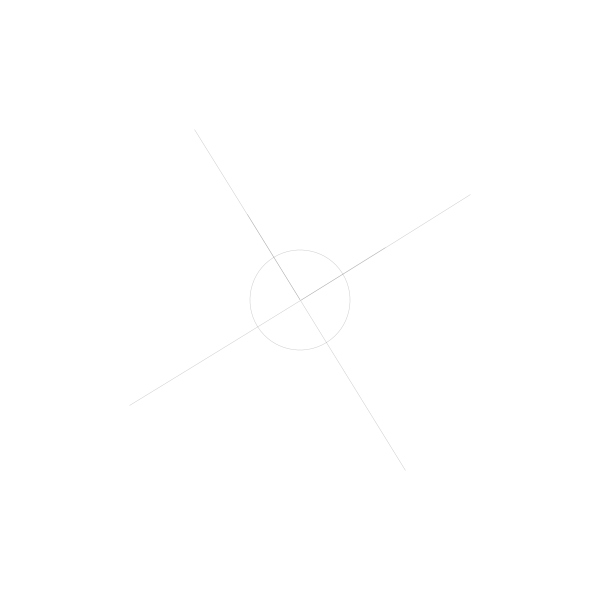
Frame 1 (no input)
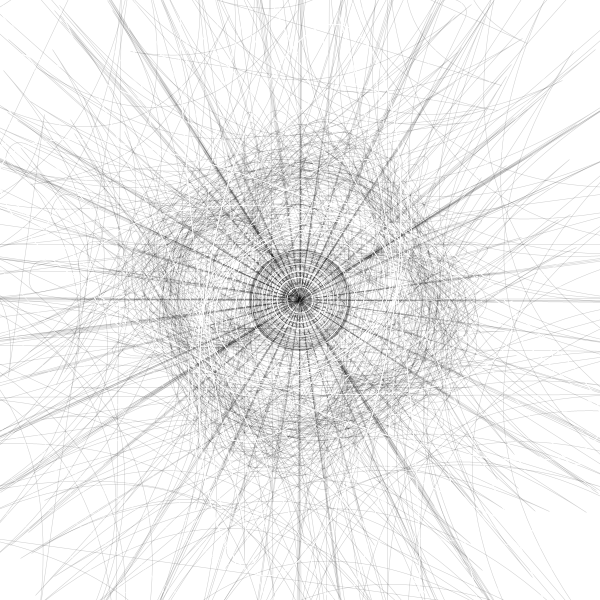
Frame 60 (the mouse pressed at the canvas centre just before this capture)
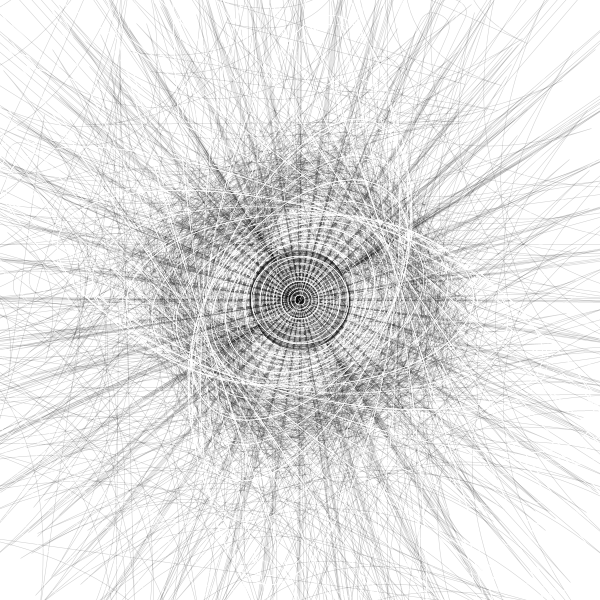
Frame 120 (the mouse held since frame 60 and released just before this capture)

The Processing sketch that drew these frames (run headless with seeded random() and noise(); from frame 60 on, the mouse is pressed at the canvas centre):

// Processing sketch: processing_167820
// ── processing_167820.pde


float x, y;
float angle = 0; 
float r = 400;
float diff = 1;
float a, b, c, d;
float q = 100;
float w = 200;


void setup() {
  size(600, 600);
  background(255);
 
}

void draw() {

  noFill(); 


  

  x = r * cos(angle); 
  y = r * sin(angle);
  a = q * cos(angle);
  b = q * tan(angle);
  c = w * tan(angle);
  d = w * sin(angle);

  strokeWeight(0.5); 
  stroke(0, 50); 

  translate(width/2, height/2); 
  pushMatrix();
  rotate(r); 

  ellipse(0, 0, x, y);
  ellipse(0, 0, y, x);
  
  rect(0,0, a, b, x);
  rect(0,0, b, a, y);
  
  stroke(255,255,255);
  line( 300, 300, c, d);
  ellipse(0, 0, c, d);
  ellipse(0, 0, c, d);
  //stroke(0,50);
  ellipse(0,0,c,d);
  popMatrix();
  
  pushMatrix();
  stroke(0,50);
  rotate(r);
  ellipse(0,0,a,a);
  popMatrix();


  angle = angle +0.5;
  r = r - diff;

  if ( r == 0 || r == 400) { 
    diff =  diff * -1;
  }
  
  
}
